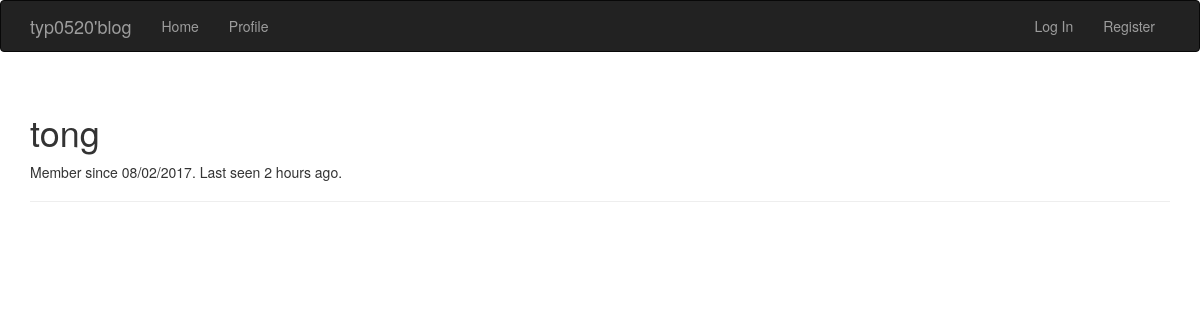
The app's page /user/tong, older data.
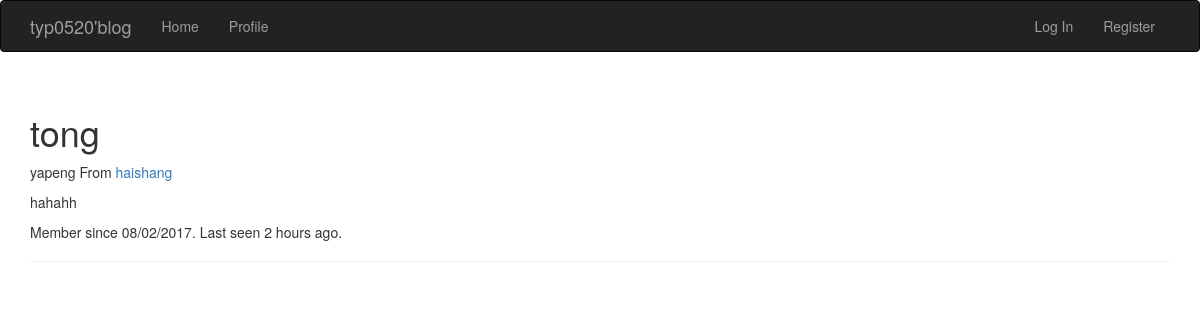
The same page, newer data.
### app/models.py (models this page shows, shortened)
class User(UserMixin, db.Model):
    __tablename__ = 'users'
    id = db.Column(db.Integer, primary_key=True)
    email = db.Column(db.String(64), unique=True, index=True)
    username = db.Column(db.String(64), unique=True, index=True)
    password_hash = db.Column(db.String(128))
    role_id = db.Column(db.Integer, db.ForeignKey('roles.id'))
    confirmed = db.Column(db.Boolean, default=False)
    name = db.Column(db.String(64))
    location = db.Column(db.String(64))
    about_me = db.Column(db.Text())
    member_since = db.Column(db.DateTime(), default=datetime.utcnow)
    last_seen = db.Column(db.DateTime(), default=datetime.utcnow)
    @property
    def password(self):
        raise AttributeError('password is not a readable attribute')

### app/main/views.py (the view)
@main.route('/user/<username>')
def user(username):
    user = User.query.filter_by(username=username).first()
    if user is None:
        abort(404)
    return render_template('user.html', user=user);

### app/auth/views.py (called while the page is built)
@auth.before_app_request
def before_request():
    if current_user.is_authenticated:
        if not current_user.confirmed \
            and request.endpoint \
            and request.endpoint[:5] != 'auth.' \
            and request.endpoint != 'static':
            return redirect(url_for('auth.unconfirmed'))

### app/main/__init__.py (called while the page is built)
@main.app_context_processor
def inject_permissions():
    return dict(Permission=Permission)

### app/models.py (called while the page is built)
    def is_administrator(self):
        return False

### app/templates/user.html (shortened to what this page needs)
{% extends "base.html" %}
{% block page_content %}
    <div class="page-header">
        <h1>{{ user.username }}</h1>
        {% if user.name or user.location %} <p>
            {% if user.name %}{{ user.name }}{% endif %}
            {% if user.location %}
                From <a href="http://maps.google.com/?q={{ user.location }}">
                {{ user.location }}
            </a>
            {% endif %} </p>
        {% endif %}
        {% if user.about_me %}<p>{{ user.about_me }}</p>{% endif %} <p>
        Member since {{ moment(user.member_since).format('L') }}.
        Last seen {{ moment(user.last_seen).fromNow() }}.
    </p>
    </div>
{% endblock %}

### app/templates/base.html (shortened to what this page needs)
{% extends "bootstrap/base.html" %}
{% block head %}
    {{ super() }}
{% endblock %}
{% block navbar %}
    <div class="navbar navbar-inverse" role="navigation">
        <div class="container">
            <div class="navbar-header">
                <a class="navbar-brand" href="{{ url_for('main.index') }}">typ0520'blog</a>
            </div>
            <div class="navbar-collapse collapse">
                <ul class="nav navbar-nav">
                    <li><a href="{{ url_for('main.index') }}">Home</a></li>
                    <li>
                        <a href="{{ url_for('main.user', username=current_user.username) }}"> Profile
                        </a></li>
                </ul>
                <ul class="nav navbar-nav navbar-right">
                    {% if current_user.is_authenticated %}
                        <li class="dropdown">
                            <a href="#" class="dropdown-toggle" data-toggle="dropdown">Account <b class="caret"></b></a>
                            <ul class="dropdown-menu">
                                <li><a href="{{ url_for('auth.modify_pwd') }}">Modify pwd</a></li>
                                <li><a href="{{ url_for('auth.logout') }}">Log Out</a></li>
                            </ul>
                        </li>
                    {% else %}
                        <li><a href="{{ url_for('auth.login') }}">Log In</a></li>
                        <li><a href="{{ url_for('auth.register') }}">Register</a></li>
                    {% endif %}
                </ul>
            </div>
        </div>
    </div>
{% endblock %}
{% block content %}
    <div class="container">
        {% block page_content %}{% endblock %}
    </div>
{% endblock %}

Row changes from the older to the newer data that the page shows:
changed User "tong": name (not shown) → "yapeng"; location (not shown) → "haishang"; about_me (not shown) → "hahahh"
Text that changed along with them:
text now shown: "From"
